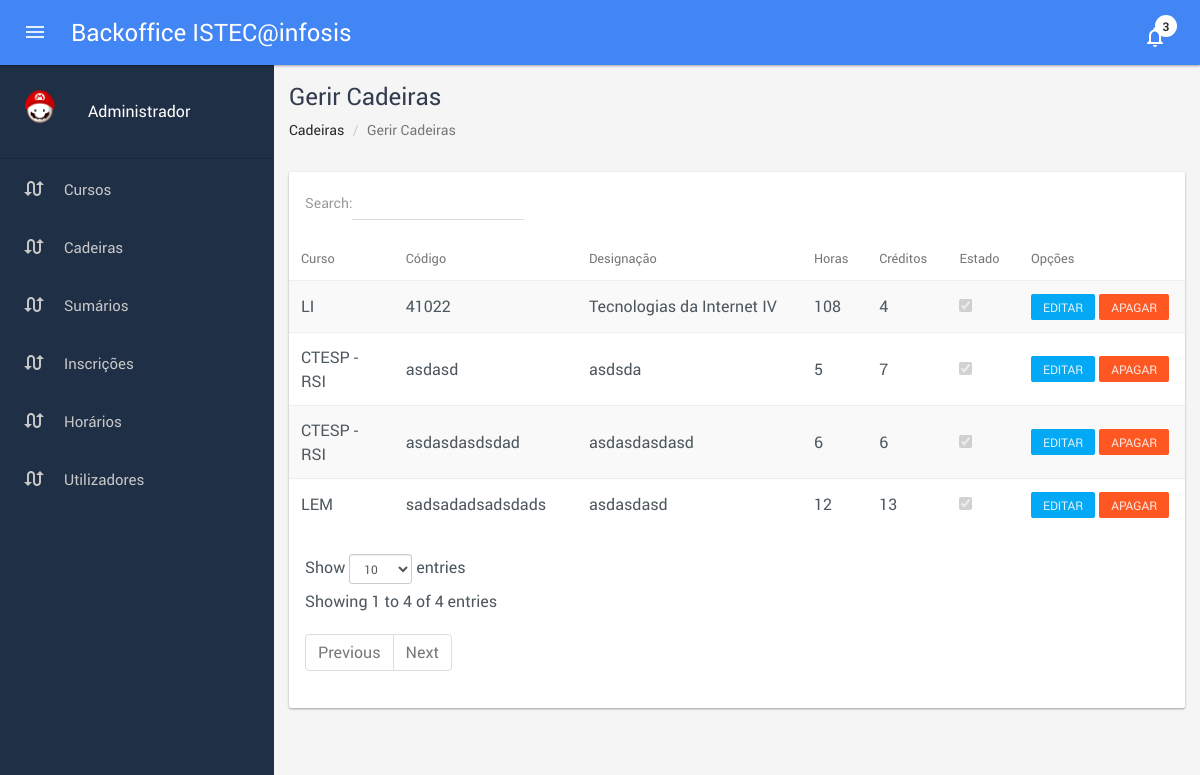
Page /class_manage.php (signed in) on the earlier database version.
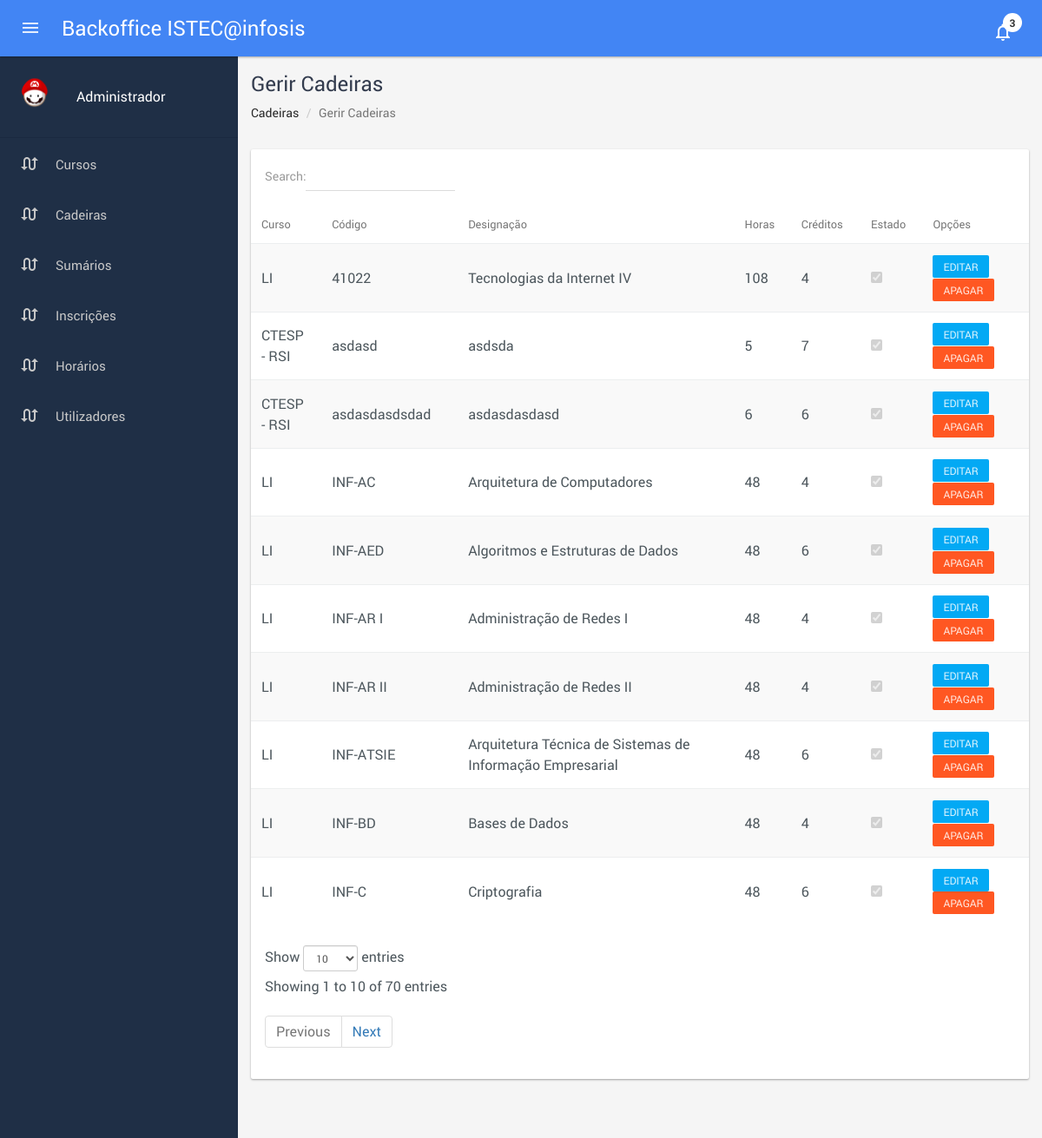
Same page on the later database version.
### tables this page shows
CREATE TABLE `tclasses` (
  `id_class` int(11) NOT NULL,
  `id_degree` int(11) NOT NULL,
  `code` varchar(16) NOT NULL,
  `fullName` varchar(140) NOT NULL,
  `credits` int(11) NOT NULL,
  `hours` int(11) NOT NULL,
  `active` tinyint(1) NOT NULL DEFAULT '1'
);

CREATE TABLE `tdegrees` (
  `id_degree` int(11) NOT NULL COMMENT 'id do curso',
  `code` varchar(12) NOT NULL COMMENT 'código do curso',
  `fullName` varchar(140) NOT NULL COMMENT 'designação completa do curso',
  `id_degree_level` int(11) NOT NULL
);

### includes/head.inc.php (called while the page is built, shortened)
<?php
require_once 'css.inc.php';
?>

### classes/classs.class.php (called while the page is built, shortened)
<?php
class classs {
  public function classes($id_degree_level = -1, $id_degree = -1) {
    try {
      $db = new database();
      $con = $db->getCon();
      $sql = '
        SELECT tClasses.id_class,
          tDegrees.code as dcode,
          tClasses.code,
          tClasses.fullName,
          tClasses.credits,
          tClasses.hours,
          tClasses.active
        FROM tClasses, tDegrees
        WHERE tDegrees.id_degree = tClasses.id_degree
          AND (tClasses.id_degree = :id OR :id = -1)
          AND (tDegrees.id_degree_level = :idl OR :idl = -1)
        ORDER BY tClasses.id_degree, tClasses.fullName';
      $data = $con->prepare($sql);
      $data->bindvalue(':id', $id_degree);
      $data->bindvalue(':idl', $id_degree_level);
      $data->execute();
      $classes = $data->fetchAll();
      return $classes;
    }
    catch (PDOException $e) {
      echo("Erro de ligação:" . $e);
      exit();
      return false;
    }
  }
}
?>

### class_manage.php (the view, shortened to what this page needs)
<?php
  require_once 'classes/classs.class.php';
  $c = new classs();
?>
<!DOCTYPE html>
<html lang="pt-pt">
  <head>
    <?php require_once('includes/head.inc.php'); ?>
  </head>
  <body>
    <?php require_once('includes/menuAdmin.inc.php'); ?>
    <div id="content" class="pmd-content inner-page">
      <div class="container-fluid full-width-container">
        <h1 class="section-title" id="services">
          <span>Gerir Cadeiras</span>
        </h1>
        <ol class="breadcrumb text-left">
          <li><a href="index.html">Cadeiras</a></li>
          <li class="active">Gerir Cadeiras</li>
        </ol>
        <section class="row component-section">
          <div class="col-sm-12">
            <div class="component-box">
              <div  class="pmd-card pmd-z-depth pmd-card-custom-view">
                <div class="table-responsive">
                  <table id="table-class" class="table pmd-table table-hover table-striped display responsive nowrap" cellspacing="0" width="100%">
                    <thead>
                      <tr>
                        <th>Curso</th>
                        <th>Código</th>
                        <th>Designação</th>
                        <th>Horas</th>
                        <th>Créditos</th>
                        <th>Estado</th>
                        <th>Opções</th>
                      </tr>
                    </thead>
                    <tbody class="classes">
                      <?php
                        $classes = $c->classes();
                        foreach($classes as $class) {
                      ?>
                      <tr>
                        <td><?= $class['dcode'] ?></td>
                        <td><?= $class['code'] ?></td>
                        <td><?= $class['fullName'] ?></td>
                        <td><?= $class['hours'] ?></td>
                        <td><?= $class['credits'] ?></td>
                        <td><input type="checkbox" id="active" name="active" <?= ($class['active']) ? 'checked="true"' : '' ?> disabled="true"></td>
                        <td>
                          <a href="class_edit.php?id=<?= $class['id_class'] ?>"><button type="button" class="btn btn-sm btn-info">Editar</button></a>
                          <button data-destination="class_delete.php?id=<?= $class['id_class'] ?>" type="button" class="btn btn-sm btn-danger sweet-delete">Apagar</button>
                        </td>
                      </tr>
                      <?php } ?>
                    </tbody>
                  </table>
                </div>
              </div>
            </div>
          </div>
        </section>
      </div>
    </div>
  </body>
</html>

### includes/css.inc.php (shortened to what this page needs)
<link href="css/bootstrap.min.css" rel="stylesheet">
<link href="css/propeller.min.css" rel="stylesheet">
<link href="vendor/chosen/chosen.min.css" rel="stylesheet">
<link href="vendor/sweetAlert2/sweetalert2.min.css" rel="stylesheet">
<link href="css/istec.css" rel="stylesheet">

### includes/menuAdmin.inc.php (shortened to what this page needs)
<nav class="navbar navbar-inverse navbar-fixed-top pmd-navbar pmd-z-depth">
  <div class="container-fluid">
    <div class="navbar-header">
      <a href="javascript:void(0);" class="btn btn-sm pmd-btn-fab pmd-btn-flat pmd-ripple-effect pull-left margin-r8 pmd-sidebar-toggle"><i class="material-icons">menu</i></a>
      <a class="navbar-brand" href="admin.php">Backoffice <?php echo $GLOBALS['appname']; ?></a>
    </div>
    <div class="pmd-navbar-right-icon pull-right navigation">
      <div class="dropdown notification icons pmd-dropdown">
        <a href="javascript:void(0)" title="Notification" class="dropdown-toggle pmd-ripple-effect"  data-toggle="dropdown" role="button" aria-expanded="true">
          <div data-badge="3" class="material-icons md-light pmd-sm pmd-badge  pmd-badge-overlap">notifications_none</div>
        </a>
    </div>
  </div>
</nav>
<aside class="pmd-sidebar sidebar-default pmd-sidebar-slide-push pmd-sidebar-left pmd-sidebar-open bg-fill-darkblue sidebar-with-icons" role="navigation">
  <ul class="nav pmd-sidebar-nav">
    <li class="dropdown pmd-dropdown pmd-user-info visible-xs visible-md visible-sm visible-lg">
      <a href="#" class="dropdown-toggle pmd-ripple-effect" data-toggle="dropdown" role="button" aria-haspopup="true" aria-expanded="false">
        <div class="media-left">
          <img src="<?php echo $_SESSION['picture']; ?>" class="avatarmenu">
        </div>
        <div class="media-body media-middle"><?php echo $_SESSION['name']; ?></div>
        <div class="media-right media-middle"><i class="dic-more-vert dic"></i></div>
      </a>
    </li>
    <li class="dropdown pmd-dropdown">
      <a href="#" class="dropdown-toggle pmd-ripple-effect" data-toggle="dropdown" role="button" aria-haspopup="true" aria-expanded="false">
        <i class="material-icons media-left pmd-sm">swap_calls</i>
        <span class="media-body">Cursos</span>
        <div class="media-right media-bottom"><i class="dic-more-vert dic"></i></div>
      </a>
    </li>
    <li class="dropdown pmd-dropdown">
      <a href="#" class="dropdown-toggle pmd-ripple-effect" data-toggle="dropdown" role="button" aria-haspopup="true" aria-expanded="false">
        <i class="material-icons media-left pmd-sm">swap_calls</i>
        <span class="media-body">Cadeiras</span>
        <div class="media-right media-bottom"><i class="dic-more-vert dic"></i></div>
      </a>
    </li>
    <li class="dropdown pmd-dropdown">
      <a href="#" class="dropdown-toggle pmd-ripple-effect" data-toggle="dropdown" role="button" aria-haspopup="true" aria-expanded="false">
        <i class="material-icons media-left pmd-sm">swap_calls</i>
        <span class="media-body">Sumários</span>
        <div class="media-right media-bottom"><i class="dic-more-vert dic"></i></div>
      </a>
    </li>
    <li class="dropdown pmd-dropdown">
      <a href="#" class="dropdown-toggle pmd-ripple-effect" data-toggle="dropdown" role="button" aria-haspopup="true" aria-expanded="false">
        <i class="material-icons media-left pmd-sm">swap_calls</i>
        <span class="media-body">Inscrições</span>
        <div class="media-right media-bottom"><i class="dic-more-vert dic"></i></div>
      </a>
    </li>
    <li>
      <a href="#">
        <i class="material-icons media-left pmd-sm">swap_calls</i>
        <span class="media-body">Horários</span>
        <div class="media-right media-bottom"><i class="dic-more-vert dic"></i></div>
      </a>
    </li>
    <li class="dropdown pmd-dropdown">
      <a href="#" class="dropdown-toggle pmd-ripple-effect" data-toggle="dropdown" role="button" aria-haspopup="true" aria-expanded="false">
        <i class="material-icons media-left pmd-sm">swap_calls</i>
        <span class="media-body">Utilizadores</span>
        <div class="media-right media-bottom"><i class="dic-more-vert dic"></i></div>
      </a>
    </li>
  </ul>
</aside>

### css/istec.css (style rules this page uses)
.avatarmenu { width: 60px; display: inline-block; }

Differences in the rows shown:
no longer on this page (row unchanged): tclasses: id_degree.code "LEM", code "sadsadadsadsdads", fullName "asdasdasd", hours "12", credits "13", active "☑"
added tclasses: id_degree.code "LI", code "INF-AR I", fullName "Administração de Redes I", hours "48", credits "4", active "☑"
added tclasses: id_degree.code "LI", code "INF-AR II", fullName "Administração de Redes II", hours "48", credits "4", active "☑"
added tclasses: id_degree.code "LI", code "INF-AED", fullName "Algoritmos e Estruturas de Dados", hours "48", credits "6", active "☑"
added tclasses: id_degree.code "LI", code "INF-AC", fullName "Arquitetura de Computadores", hours "48", credits "4", active "☑"
added tclasses: id_degree.code "LI", code "INF-ATSIE", fullName "Arquitetura Técnica de Sistemas de Informação Empresarial", hours "48", credits "6", active "☑"
added tclasses: id_degree.code "LI", code "INF-BD", fullName "Bases de Dados", hours "48", credits "4", active "☑"
added tclasses: id_degree.code "LI", code "INF-C", fullName "Criptografia", hours "48", credits "6", active "☑"
Other differences:
text written by a page script: "Search: Show entries Showing 1 to 4 of 4 entries Previous Next" → "Search: Show entries Showing 1 to 10 of 70 entries Previous Next"
